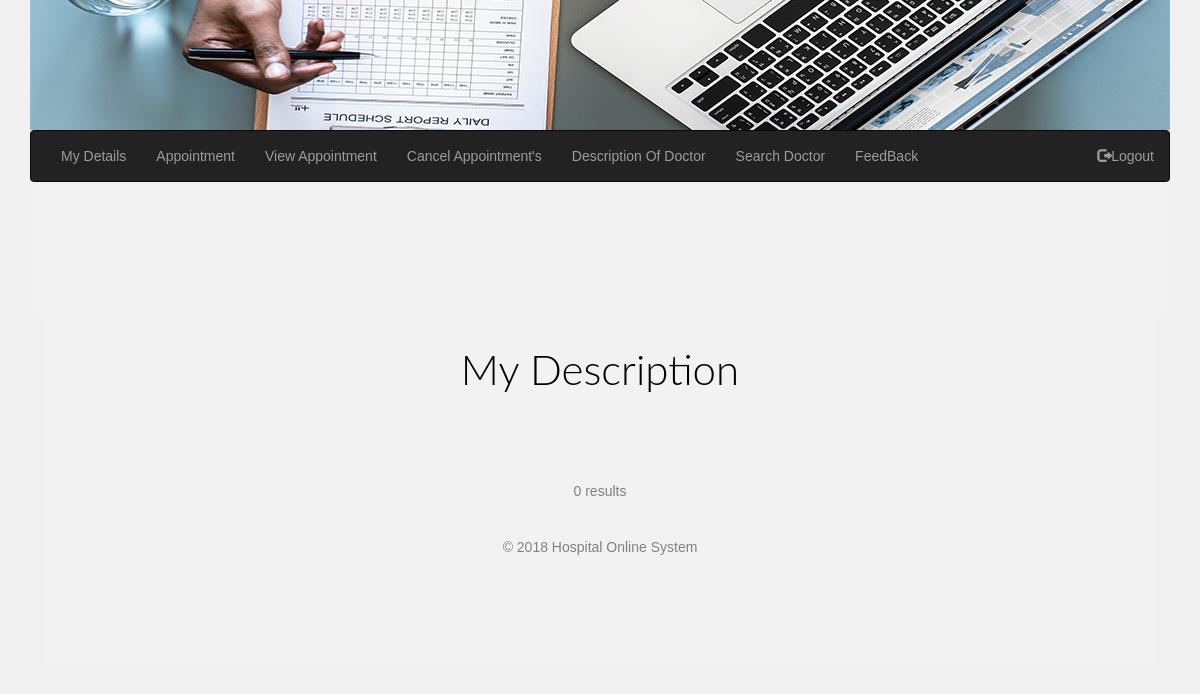
The app's page /patient/view_des.php (signed in), older data.
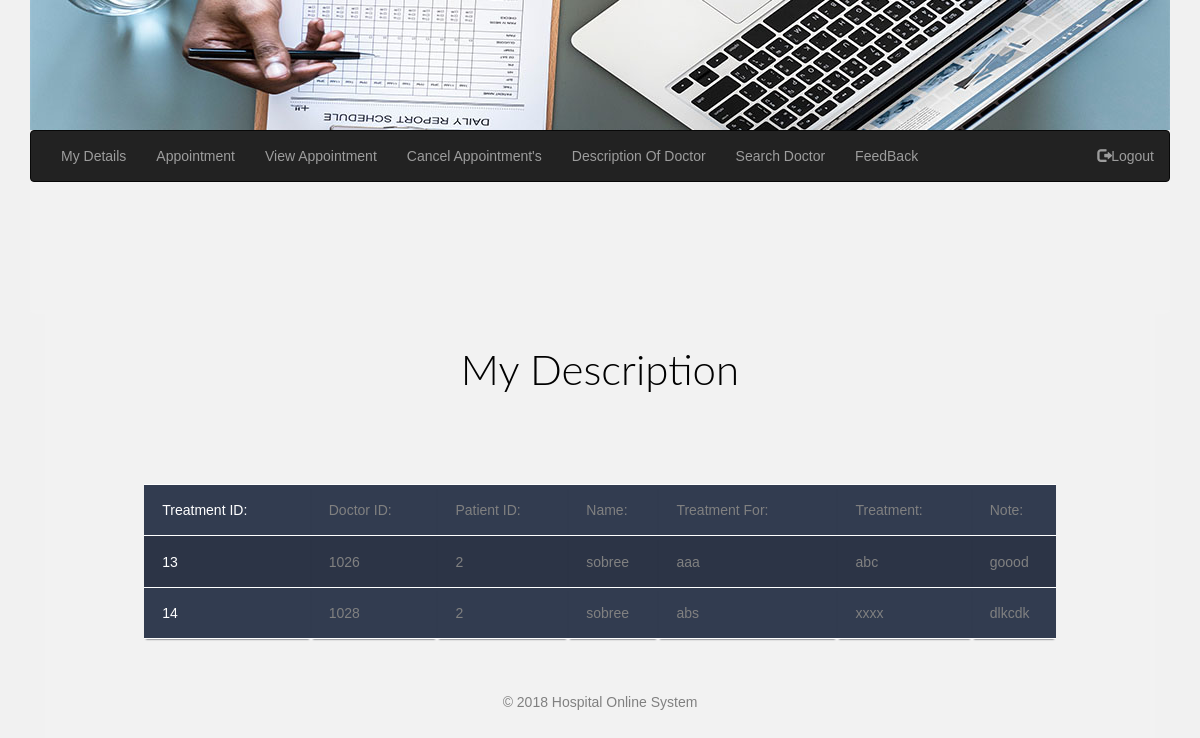
The same page, newer data.
### tables this page shows
CREATE TABLE `descrip` (
  `id_treat` int(11) NOT NULL,
  `dr_id` int(11) NOT NULL,
  `user_id` int(11) NOT NULL,
  `treat_for` varchar(150) NOT NULL,
  `treat` varchar(150) NOT NULL,
  `note` varchar(150) NOT NULL
);

CREATE TABLE `doctor` (
  `dr_id` int(10) NOT NULL,
  `dr_name` varchar(50) NOT NULL,
  `gender` varchar(20) NOT NULL,
  `dr_pass` int(50) NOT NULL,
  `dr_address` varchar(500) NOT NULL,
  `dr_mobile` int(20) NOT NULL,
  `dr_Email` varchar(100) NOT NULL,
  `dr_specialty` varchar(500) NOT NULL,
  `id_cate` int(10) NOT NULL
);

CREATE TABLE `patient` (
  `user_id` int(10) NOT NULL,
  `u_name` varchar(50) NOT NULL,
  `gender` varchar(50) NOT NULL,
  `u_pass` int(50) NOT NULL,
  `u_address` varchar(100) NOT NULL,
  `u_mobile` int(20) NOT NULL,
  `u_email` varchar(50) NOT NULL
);

### patient/view_des.php (the view, shortened to what this page needs)
<!DOCTYPE html>
<html>
<head>
		<link rel="stylesheet" href="https://maxcdn.bootstrapcdn.com/bootstrap/3.3.6/css/bootstrap.min.css" />
        <link rel="stylesheet" type="text/css" href=".../../../CSS/style.css">
        <link rel="stylesheet" type="text/css" href=".../../../CSS/tablestyle.css">
</head>
<body>
	<div class="container">
	   <div class="row">
        <?php include '.../../menuU.php'; ?>
	   </div>
       <br>
	   <?php
$servername = 'localhost';
$username = 'root';
$password = '';
$dbname = 'hospital';
$conn = mysqli_connect($servername, $username, $password, $dbname);
$p_id = $_SESSION['user_id'];
$sql = 'SELECT descrip.id_treat,doctor.dr_id,patient.user_id,patient.u_name,descrip.treat_for,descrip.treat,descrip.note FROM ((descrip INNER JOIN patient ON descrip.user_id='.$p_id.' AND patient.user_id='.$p_id.') INNER JOIN doctor ON descrip.dr_id= doctor.dr_id) ';
$result = mysqli_query($conn, $sql);
   echo '<h2>My Description</h2>';
if ($result->num_rows > 0) {
    echo'<table class="container">';
    echo'<tr>';
    echo'<td>Treatment ID:</td>';
    echo'<td>Doctor ID:</td>';
    echo'<td>Patient ID:</td>';
    echo'<td>Name:</td>';
    echo'<td>Treatment For:</td>';
    echo'<td>Treatment:</td>';
    echo'<td>Note:</td>';
    echo'</tr>';
    while ($row = $result->fetch_assoc()) {
        echo'<tr>';
        echo'<td>'.$row['id_treat'].'</td>';
        echo'<td>'.$row['dr_id'].'</td>';
        echo'<td>'.$row['user_id'].'</td>';
        echo'<td>'.$row['u_name'].'</td>';
        echo'<td>'.$row['treat_for'].'</td>';
        echo'<td>'.$row['treat'].'</td>';
        echo'<td>'.$row['note'].'</td>';
        echo'</tr>';
    }
    echo'</table>';
} else {
    echo '0 results';
}
?>
<br>
<br>
<br>
<br>
<marquee behavior="alternate" direction="up" width="100%"><marquee direction="right">&copy;  2018  Hospital Online System  </marquee></marquee>
</body>
</html>

Row changes from the older to the newer data that the page shows:
added descrip: id_treat "13", dr.dr_id "1026", user.user_id "2", user.u_name "sobree", treat_for "aaa", treat "abc", note "goood"
added descrip: id_treat "14", dr.dr_id "1028", user.user_id "2", user.u_name "sobree", treat_for "abs", treat "xxxx", note "dlkcdk"
Text that changed along with them:
text no longer shown: "0 results"
text now shown: "Treatment ID: Doctor ID: Patient ID: Name: Treatment For: Treatment: Note:"
